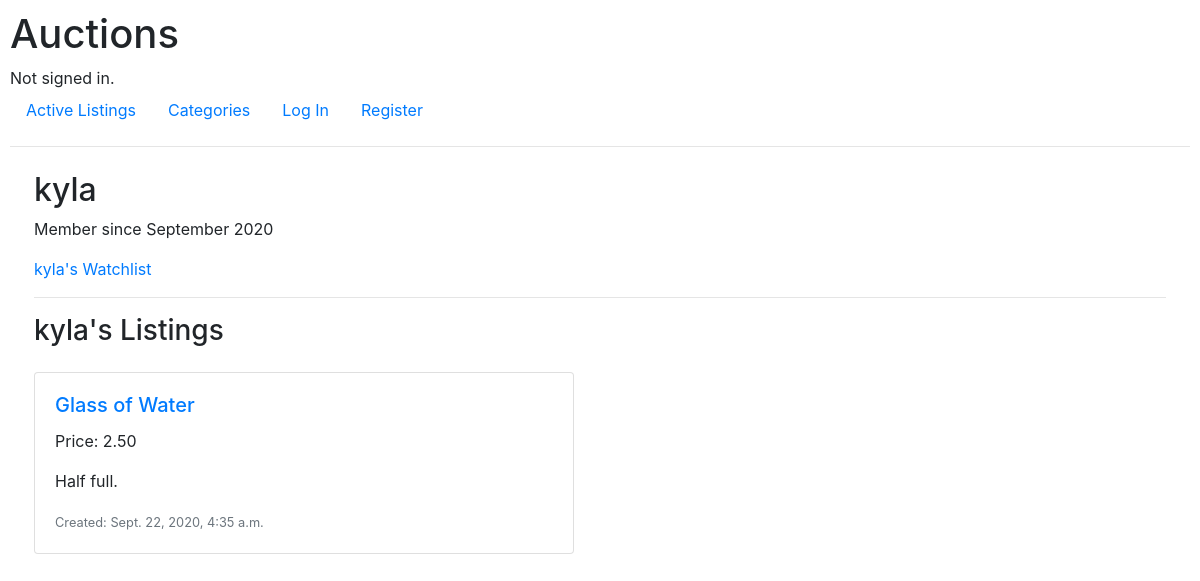
Before: /user/kyla with the older database file.
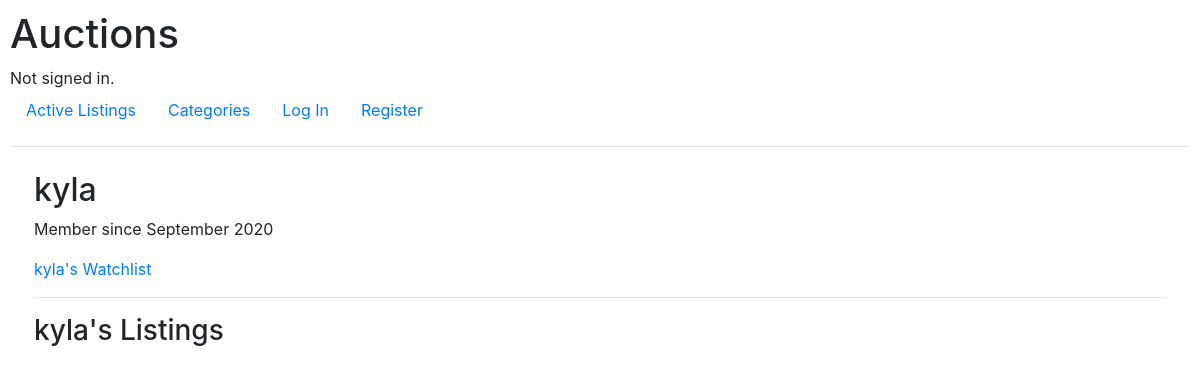
After: the same page with the newer database file.
### auctions/models.py (models this page shows, shortened)
class Listing(models.Model):
    CATEGORIES = [
        ('0', 'No Category'),
        ('1', 'Arts and Crafts'),
        ('2', 'Books'),
        ('3', 'DVDs and Movies'),
        ('4', 'Electronics'),
        ('5', 'Fashion'),
        ('6', 'Health and Beauty'),
        ('7', 'Home'),
        ('8', 'Music'),
        ('9', "Toys"),
        ('10', "Video Games")
    ]
    user = models.ForeignKey(User, on_delete=models.CASCADE, related_name="listings")
    title = models.CharField(max_length=60, blank=False)
    description = models.CharField(max_length=280, blank=False) # same as a tweet :)
    starting_price = models.DecimalField(decimal_places=2, max_digits=10, blank=False, validators=[MinValueValidator(0)])
    category = models.CharField(max_length=2, choices=CATEGORIES, default='0')
    image_link = models.URLField(blank=True, default="")
    creation_time = models.DateTimeField(auto_now_add=True)
    is_active = models.BooleanField(default=True, null=False)
    watchers = models.ManyToManyField('User', blank=True, related_name="watchlist")
    def get_price(self):
        price = self.bids.order_by('-amount').first()
        if price is None:
            price = self.starting_price
        else:
            price = price.amount
        return price

class Bid(models.Model):
    listing = models.ForeignKey(Listing, on_delete=models.CASCADE, related_name="bids", null=True)
    user = models.ForeignKey(User, on_delete=models.CASCADE, related_name="bids", null=True)
    amount = models.DecimalField(decimal_places=2, max_digits=10, blank=False, validators=[MinValueValidator(0)])
    time_placed = models.DateTimeField(auto_now_add=True)

### auctions/views.py (the view)
# urls.py: path("user/<str:username>", views.profile, name="profile"),
def profile(request, username):
    not_found = False
    if request.user.is_authenticated and request.user.username == username:
        is_my_profile = True
        username = request.user
    else:
        is_my_profile = False
        try:
            username = User.objects.get(username=username)
        except User.DoesNotExist:
            not_found = True
    return render(request, "auctions/profile.html", {
        "is_my_profile": is_my_profile,
        "not_found": not_found,
        "username": username,
        "listings": Listing.objects.filter(is_active=True, user=User.objects.get(username=username))
    })

### auctions/templates/auctions/profile.html (shortened to what this page needs)
{% extends "auctions/layout.html" %}
{% block body %}
  {% if not_found %}
    <h2>The user <strong>{{ username }}</strong> does not exist.</h2>
  {% else %}
    {% if is_my_profile %}
      <h2>My Profile</h2>
      <p>Member since {{ username.date_joined|date:'F Y' }}</p>
      <p>Username: {{ username.username }}</p>
      <p>Email: {{ username.email }}</p>
      <hr>
      <h3>My Listings</h3>
    {% else %}
      <h2>{{ username.username }}</h2>
      <p>Member since {{ username.date_joined|date:'F Y' }}</p>
      <p><a href="{% url 'watchlist' username.username %}">{{ username.username }}'s Watchlist</a></p>
      <hr>
      <h3>{{ username.username }}'s Listings</h3>
    {% endif %}
    <div class="mt-4">
      {% for item in listings %}
        <div class="card mb-3" style="max-width: 540px;">
          <div class="row no-gutters">
            <div class="col-md-8">
              <div class="card-body">
                <h5 class="card-title"><a href="{% url 'listing' item.pk %}">{{ item.title }}</a></h5>
                <p class="card-text">Price: {{ item.get_price }}</p>
                <p class="card-text">{{ item.description }}</p>
                <p class="card-text"><small class="text-muted">Created: {{ item.creation_time }}</small></p>
              </div>
            </div>
          </div>
        </div>
      {% endfor %}
    </div>
  {% endif %}
{% endblock %}

Changed rows visible on the page:
no longer on this page (row edited): Listing: title "Glass of Water", get_price "2.50", description "Half full.", creation_time "Sept. 22, 2020, 4:35 a.m."
